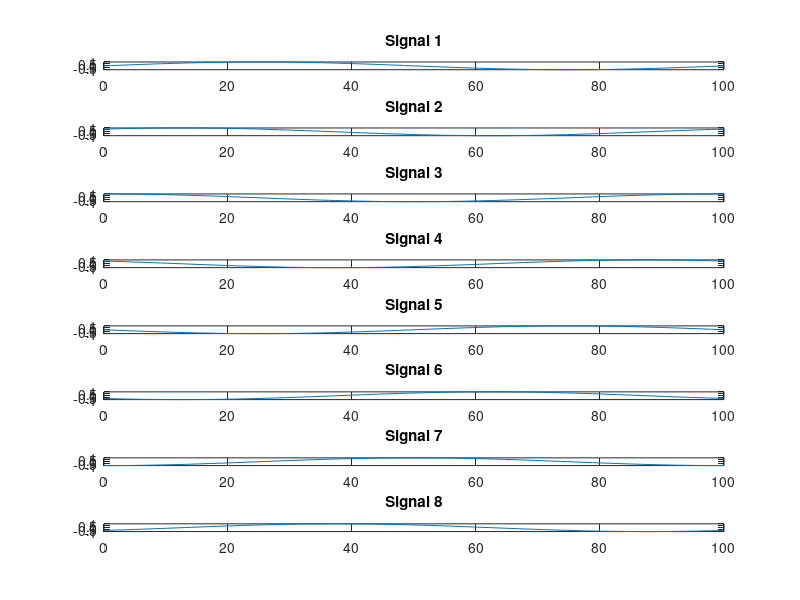
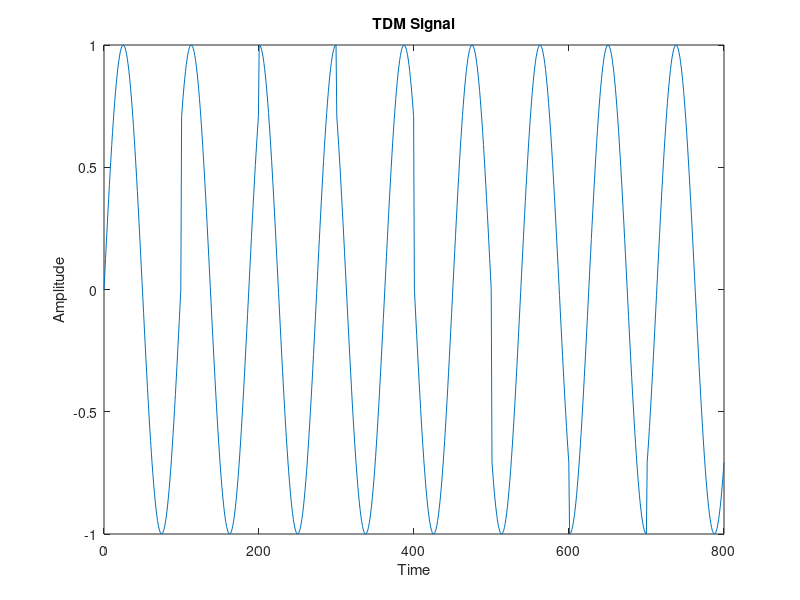
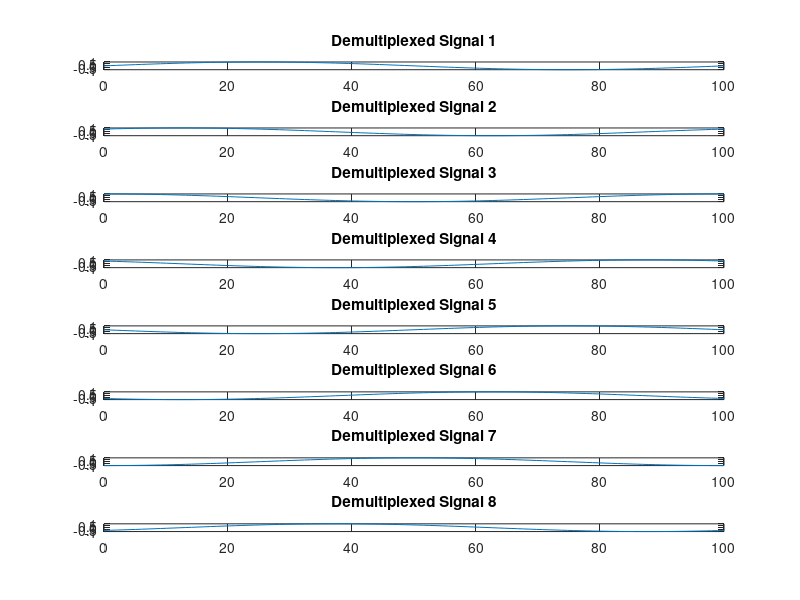

Here is the MATLAB script that generated these plots, in order:
% Number of signals
numSignals = 8;

% Signal parameters
signalLength = 100; % Length of each signal
signalFrequency = 1; % Frequency of each signal (for demonstration)

% Create a time vector
time = linspace(0, signalLength / signalFrequency, signalLength);

% Generate example signals
signals = cell(numSignals, 1);
for i = 1:numSignals
    signals{i} = sin(2 * pi * signalFrequency * time + (i - 1) * pi / 4);
end
% Combine signals using Time Division Multiplexing
tdmSignal = zeros(1, numSignals * signalLength);
for i = 1:numSignals
    tdmSignal((i - 1) * signalLength + 1 : i * signalLength) = signals{i};
end

% Plot original signals
figure;
for i = 1:numSignals
    subplot(numSignals, 1, i);
    plot(time, signals{i});
    title(['Signal ' num2str(i)]);
end

% Plot TDM signal
figure;
plot(linspace(0, numSignals * signalLength / signalFrequency, numSignals * signalLength), tdmSignal);
title('TDM Signal');
xlabel('Time');
ylabel('Amplitude');
% Demultiplexing the TDM signal

% Number of signals
numSignals = 8;

% Signal parameters
signalLength = 100; % Length of each signal

% Initialize a cell array to store demultiplexed signals
demuxSignals = cell(numSignals, 1);

% Demultiplex the TDM signal
for i = 1:numSignals
    startIndex = (i - 1) * signalLength + 1;
    endIndex = i * signalLength;
    demuxSignals{i} = tdmSignal(startIndex:endIndex);
end

% Create a time vector
time = linspace(0, signalLength, signalLength);

% Plot demultiplexed signals
figure;
for i = 1:numSignals
    subplot(numSignals, 1, i);
    plot(time, demuxSignals{i});
    title(['Demultiplexed Signal ' num2str(i)]);
end